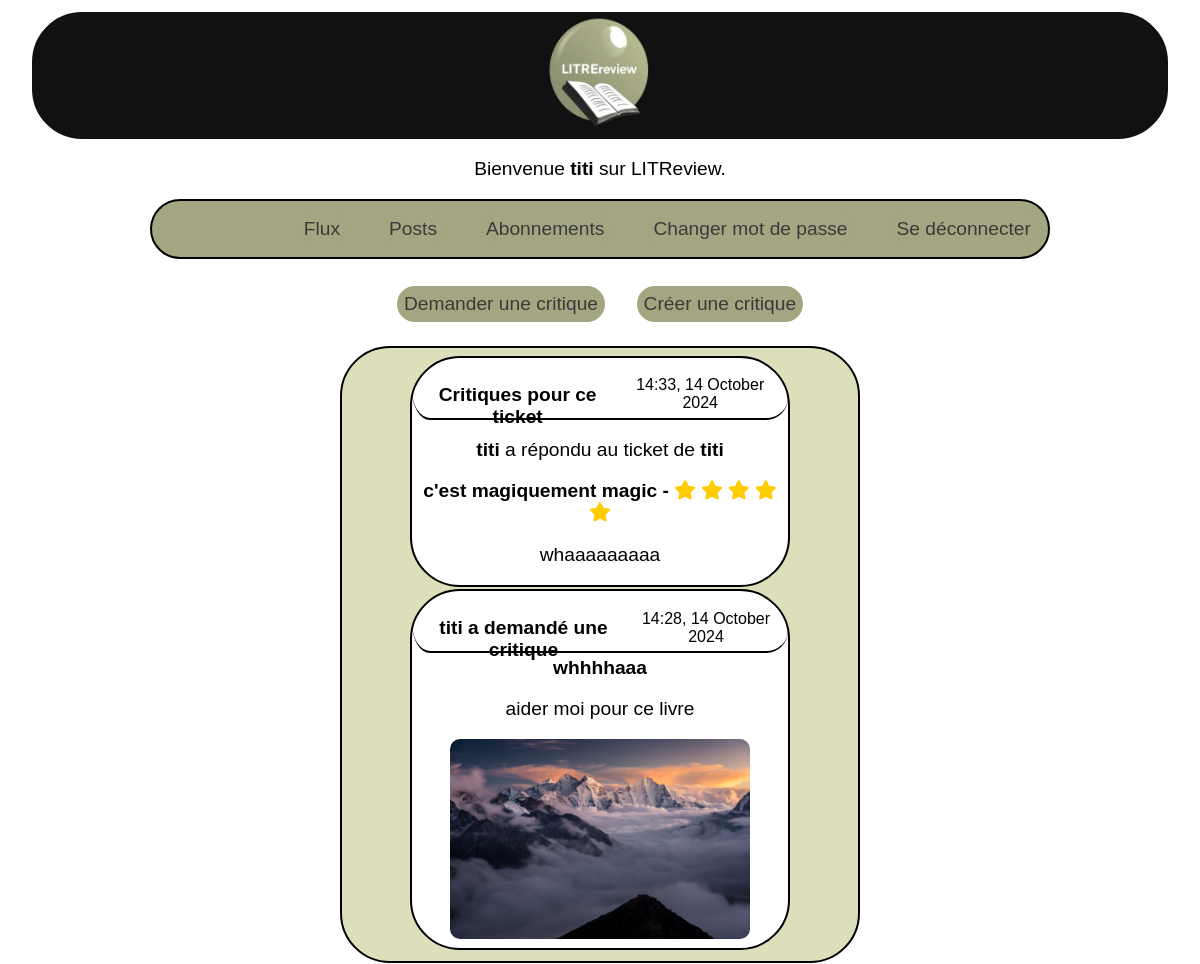
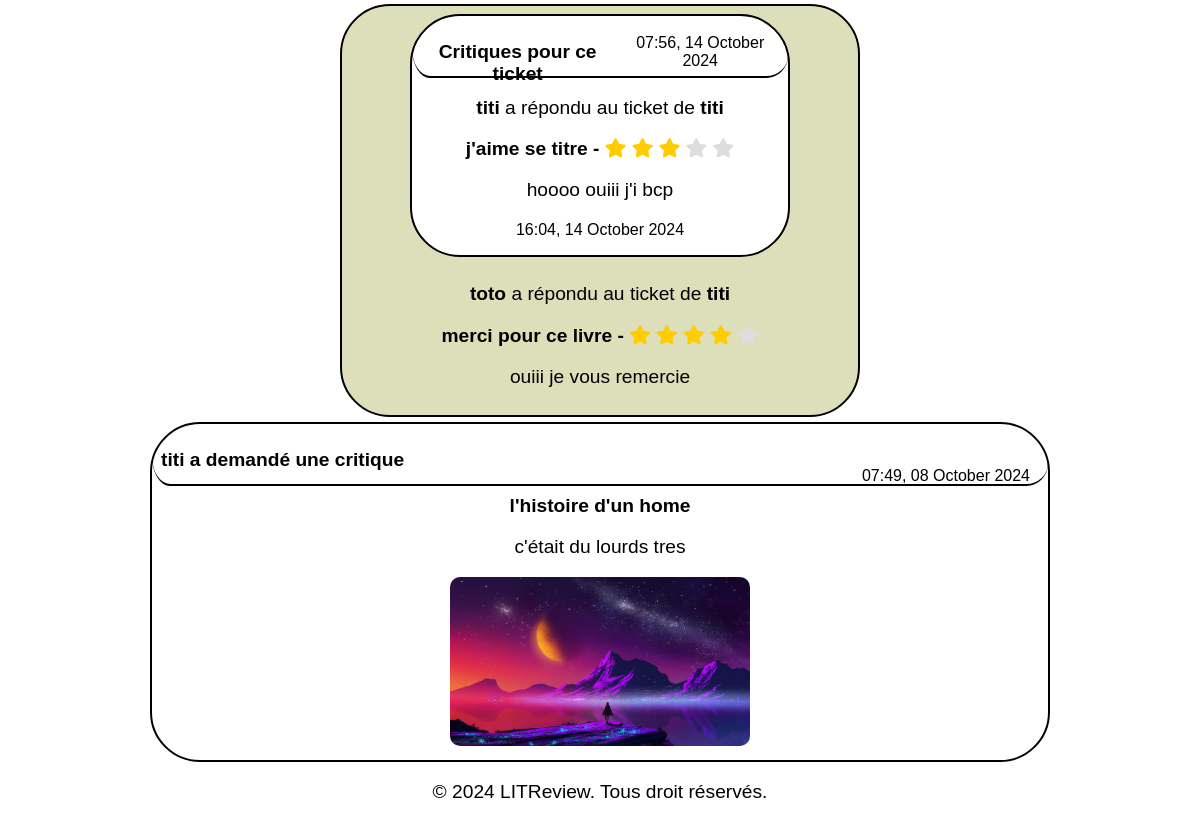
The page /home/ (signed in) on the database as committed earlier (2 pictures, top to bottom).
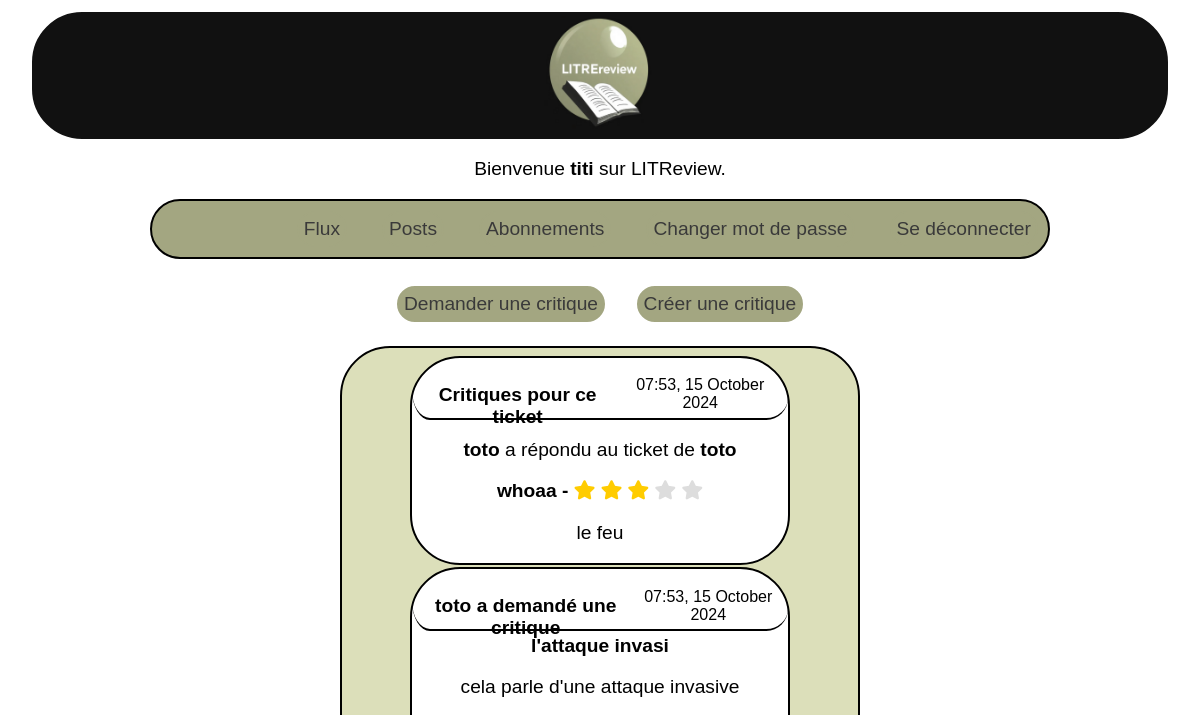
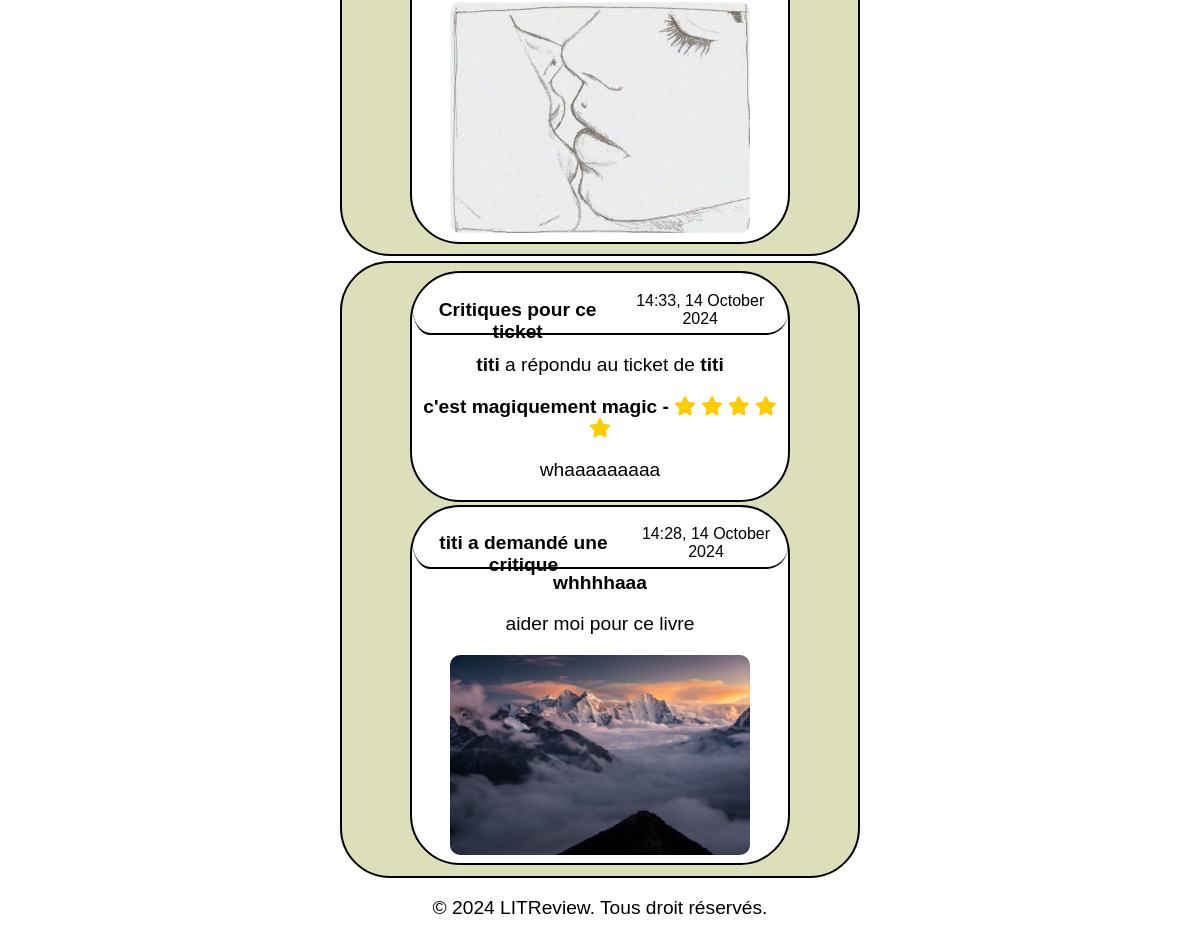
The same page on the database as committed later (2 pictures, top to bottom).
### LitReview/models.py (models this page shows, shortened)
class Ticket(models.Model):
    title = models.CharField(max_length=128)
    description = models.TextField(max_length=2048, blank=True)
    image = models.ImageField(blank=True, null=True)
    user = models.ForeignKey(
        settings.AUTH_USER_MODEL,
        on_delete=models.CASCADE)
    time_created = models.DateTimeField(auto_now_add=True)

class Review(models.Model):
    ticket = models.ForeignKey(Ticket, on_delete=models.CASCADE)
    rating = models.PositiveSmallIntegerField(
        validators=[MinValueValidator(0), MaxValueValidator(5)]
    )
    user = models.ForeignKey(
        settings.AUTH_USER_MODEL,
        on_delete=models.CASCADE)
    headline = models.CharField(max_length=128)
    body = models.TextField(max_length=8192, blank=True)
    time_created = models.DateTimeField(auto_now_add=True)

### authentication/models.py (models this page shows)
class User(AbstractBaseUser):
    username = models.CharField(max_length=100, unique=True)
    USERNAME_FIELD = "username"
    REQUIRED_FIELDS = []
    objects = UserManager()
    def __str__(self):
        return self.username

### LitReview/views.py (the view)
# urls.py: 2. Add a URL to urlpatterns:  path('', views.home, name='home')
@login_required
def home(request):
    user = request.user
    blocked_users = BlockUser.objects.filter(user=user).values_list(
        "blocked_user", flat=True
    )
    followed_users = (
        UserFollows.objects.filter(user=user)
        .exclude(followed_user__in=blocked_users)
        .values_list("followed_user", flat=True)
    )
    followed_users = list(followed_users) + [user.id]
    tickets = (
        Ticket.objects.filter(user__in=followed_users)
        .exclude(user__in=blocked_users)
        .order_by("-time_created")
    )
    reviews = (
        Review.objects.filter(user__in=followed_users)
        .exclude(user__in=blocked_users)
        .order_by("-time_created")
    )
    combined = []
    for ticket in tickets:
        ticket_reviews = Review.objects.filter(ticket=ticket).exclude(
            user__in=blocked_users
        )
        has_user_review = ticket_reviews.filter(user=request.user).exists()
        combined.append(
            {
                "is_ticket": True,
                "ticket": ticket,
                "has_user_review": has_user_review,
                "reviews": ticket_reviews,
            }
        )
    for review in reviews:
        if not any(
            item
            for item in combined
            if item.get("is_ticket") and item["ticket"] == review.ticket
        ):
            combined.append(
                {
                    "is_review": True,
                    "review": review,
                    "ticket": review.ticket,
                }
            )
    combined.sort(
        key=lambda x: (
            x["ticket"].time_created
            if x.get("is_ticket") else x["review"].time_created
        ),
        reverse=True,
    )
    return render(request, "LitReview/home.html", {"combined": combined})

### LitReview/templates/LitReview/home.html (shortened to what this page needs)
{% extends 'base.html' %}
{% block content %}
    <div class="link_ticket_review">
       <a class="ticket_button" href="{% url 'create_ticket' %}" role="button">Demander une critique</a>
       <a class="review_button" href="{% url 'create_review' %}" role="button">Créer une critique</a>
    </div>
{% for item in combined %}
    <div class="ticket_and_review">
        {% if item.is_ticket %}
            {% if item.reviews %}
                <div class="ticket_review">
                    <div class="date_time">
                        <h4>Critiques pour ce ticket</h4>
                        {% for review in item.reviews %}
                            <p class="time">{{ review.time_created|date:"H:i, d F Y" }}</p>
                    </div>
                    <div class="answer_review">
                        <p><strong>{{ review.user }}</strong> a répondu au ticket de <strong>{{ item.ticket.user }}</strong></p>
                        <strong>{{ review.headline }} - </strong>
                        <span class="star-rating">
                            {% for i in "12345" %}
                                {% if forloop.counter <= review.rating %}
                                    <i class="fas fa-star checked" aria-label="Étoile pleine"></i>
                                {% else %}
                                    <i class="fas fa-star" aria-label="Étoile vide"></i>
                                {% endif %}
                            {% endfor %}
                        </span>
                        <p>{{ review.body }}</p>
                    </div>
                    {% endfor %}
                </div>
            {% endif %}
            <div class="ticket_review">
                <div class="date_time">
                    <h4>{{ item.ticket.user }} a demandé une critique</h4>
                    <p class="time">{{ item.ticket.time_created|date:"H:i, d F Y" }}</p>
                </div>
                <div class="ask_review">
                    <strong>{{ item.ticket.title }}</strong>
                    <p>{{ item.ticket.description }}</p>
                    {% if item.ticket.image %}
                        <img src="{{ item.ticket.image.url }}" alt="Image associée au ticket {{ item.ticket.title }}">
                    {% endif %}
                </div>
            </div>
        {% endif %}
    </div>
{% empty %}
    <div class="ticket_and_review">
        <div class="ticket_review">
            <p>Aucun ticket ou critique disponible.</p>
        </div>
    </div>
{% endfor %}
{% endblock %}

Rows that differ between the two databases and show on the page:
removed Ticket: ticket.user "titi", ticket.time_created "07:49, 08 October 2024", ticket "l'histoire d'un home", ticket.description "c'était du lourds tres", ticket.image (picture)
removed Review: time_created "07:56, 14 October 2024", user "titi", headline "j'aime se titre", rating 3 (drawn), body "hoooo ouiii j'i bcp"
removed Review: time_created "16:04, 14 October 2024", user "toto", headline "merci pour ce livre", rating 4 (drawn), body "ouiii je vous remercie", shown under "titi"
now on this page (row edited): Ticket: ticket.user "toto", ticket.time_created "07:53, 15 October 2024", ticket "l'attaque invasi", ticket.description "cela parle d'une attaque invasive", ticket.image (picture)
now on this page (row unchanged): Review: time_created "07:53, 15 October 2024", user "toto", headline "whoaa", rating 3 (drawn), body "le feu"
